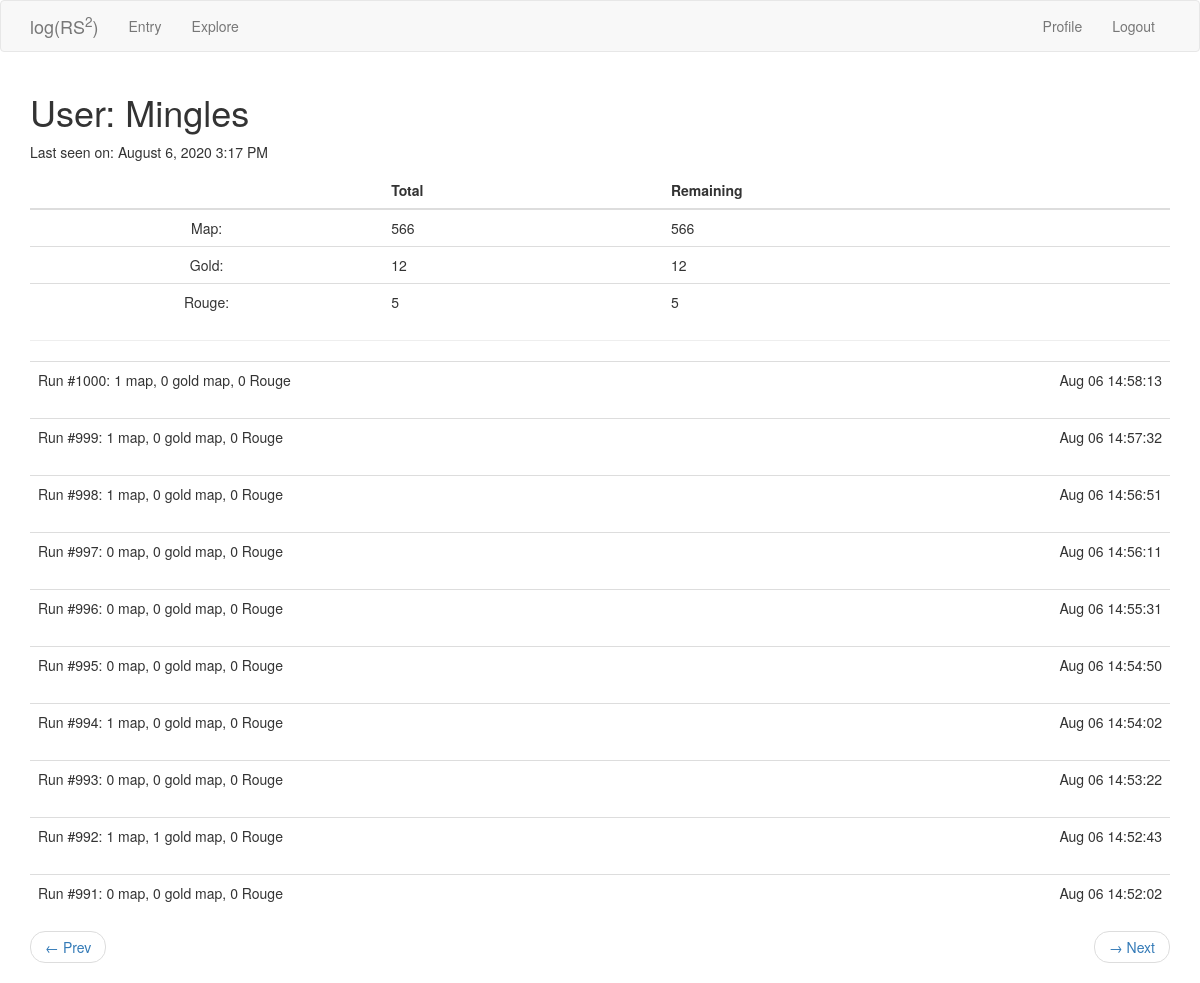
/user/Mingles?page=2 (signed in), run on the app's committed database.
### app/models.py (models this page shows, shortened)
class User(UserMixin, db.Model):
    id = db.Column(db.Integer, primary_key=True)
    username = db.Column(db.String(64), index=True, unique=True)
    email = db.Column(db.String(128), index=True, unique=True)
    password_hash = db.Column(db.String(128))
    last_seen = db.Column(db.DateTime, default=datetime.utcnow)
    map_drops = db.relationship('MapDrop', backref='player', lazy='dynamic')

class MapDrop(db.Model):
    id = db.Column(db.Integer, primary_key=True)
    map = db.Column(db.Integer)
    gold_map = db.Column(db.Integer)
    rouge = db.Column(db.Integer)
    time = db.Column(db.DateTime, index=True, default=datetime.utcnow)
    user_id = db.Column(db.Integer, db.ForeignKey('user.id'))
    run = db.Column(db.Integer)

### app/routes.py (the view)
@app.route('/user/<username>')
@login_required
def user(username):
    user = User.query.filter_by(username=username).first_or_404()
    page = request.args.get('page', 1, type=int)
    maps = db.session.query(db.func.sum(MapDrop.map)).filter_by(user_id=user.id).scalar()
    gold_maps = db.session.query(db.func.sum(MapDrop.gold_map)).filter_by(user_id=user.id).scalar()
    rouges = db.session.query(db.func.sum(MapDrop.rouge)).filter_by(user_id=user.id).scalar()
    mapdrops = user.map_drops.order_by(MapDrop.time.desc()).paginate(page, app.config['MAPDROPS_PER_PAGE'], False)
    next_url = prev_url = None
    if mapdrops.has_next:
        next_url = url_for('user', username=user.username, page=mapdrops.next_num)
    if mapdrops.has_prev:
        prev_url = url_for('user', username=user.username, page=mapdrops.prev_num)
    return render_template('user.html', title='Profile', user=user, maps=maps, gold_maps=gold_maps, rouges=rouges,
                            mapdrops=mapdrops.items, next_url=next_url, prev_url=prev_url)

### app/models.py (called while the page is built)
@login.user_loader
def load_user(id):
    return User.query.get(int(id))

### app/routes.py (called while the page is built)
@app.before_request
def before_request():
    if current_user.is_authenticated:
        current_user.last_seen = datetime.utcnow()
        db.session.commit()

### app/templates/user.html
{% extends "base.html" %}
{% block app_content %}
    <h1>User: {{ user.username }}</h1>
    {% if user.last_seen %}
    <p>Last seen on: {{ moment(user.last_seen).format('LLL') }}</p>
    {% endif %}
    <table class="table table-hover">
        <thead>
            <tr>
                <th scope="col"></th>
                <th scope="col">Total</th>
                <th scope="col">Remaining</th>
            </tr>
        </thead>
        <tbody>
            <tr>
                <td align="center">Map:</td>
                <td>{{ maps }}</td>
                <td>{{ maps }}</td>
            </tr>
            <tr>
                <td align="center">Gold:</td>
                <td>{{ gold_maps }}</td>
                <td>{{ gold_maps }}</td>
            </tr>
            <tr>
                <td align="center">Rouge:</td>
                <td>{{ rouges }}</td>
                <td>{{ rouges }}</td>
            </tr>
        </tbody>
    </table>
    <hr>
    {% for mapdrop in mapdrops %}
        {% include "_mapdrop.html" %}
    {% endfor %}
    {% if prev_url or next_url %}
    <nav aria-label="...">
        <ul class="pager">
            <li class="previous{% if not prev_url %} disabled{% endif %}">
                <a href="{{ prev_url or '#' }}">
                    <span aria-hidden="true">&larr;</span> Prev
                </a>
            </li>
            <li class="next{% if not next_url %} disabled{% endif %}">
                <a href="{{ next_url or '#' }}">
                    <span aria-hidden="true">&rarr;</span> Next
                </a>
            </li>
        </ul>
    </nav>
    {% endif %}
{% endblock %}

### app/templates/_mapdrop.html (shortened to what this page needs)
<table class="table table-hover">
    <tr>
        <td>
            Run #{{ mapdrop.run }}:
            {{ mapdrop.map }} map, {{ mapdrop.gold_map }} gold map, {{ mapdrop.rouge }} Rouge
        </td>
        <td align="right">
            {{ moment(mapdrop.time).format('MMM DD HH:mm:ss') }}
        </td>
    </tr>
</table>

### data on the page
User: username "Mingles", last_seen "August 6, 2020 3:17 PM"
MapDrop: run "1000", map "1", gold_map "0", rouge "0", time "Aug 06 14:58:13"
MapDrop: run "999", map "1", gold_map "0", rouge "0", time "Aug 06 14:57:32"
MapDrop: run "998", map "1", gold_map "0", rouge "0", time "Aug 06 14:56:51"
MapDrop: run "997", map "0", gold_map "0", rouge "0", time "Aug 06 14:56:11"
MapDrop: run "996", map "0", gold_map "0", rouge "0", time "Aug 06 14:55:31"
MapDrop: run "995", map "0", gold_map "0", rouge "0", time "Aug 06 14:54:50"
MapDrop: run "994", map "1", gold_map "0", rouge "0", time "Aug 06 14:54:02"
MapDrop: run "993", map "0", gold_map "0", rouge "0", time "Aug 06 14:53:22"
MapDrop: run "992", map "1", gold_map "1", rouge "0", time "Aug 06 14:52:43"
MapDrop: run "991", map "0", gold_map "0", rouge "0", time "Aug 06 14:52:02"

### other printed values
{{ maps }} "566"
{{ gold_maps }} "12"
{{ rouges }} "5"
